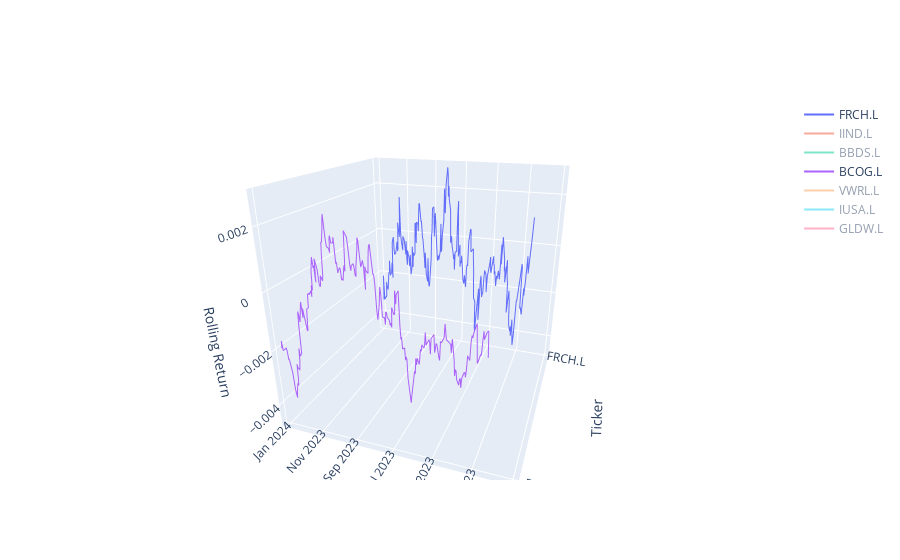

The notebook cell this image was saved under:
### Markdown cell above
### Rolling Returns 3D plot

### Code cell
import yfinance as yf
import pandas as pd
import numpy as np
import plotly.graph_objects as go

# List of tickers
tickers = ['FRCH.L', 'IIND.L', 'BBDS.L', 'BCOG.L', 'VWRL.L', 'IUSA.L', 'GLDW.L']

# Fetch data
data = yf.download(tickers, start="2023-01-01", end="2024-01-01")['Adj Close']

# Calculate daily returns
returns = data.pct_change().dropna()

# Calculate rolling returns (e.g., 30-day rolling returns)
rolling_returns = returns.rolling(window=30).mean()

# Create 3D line plot
fig = go.Figure()

for ticker in tickers:
    fig.add_trace(go.Scatter3d(
        x=rolling_returns.index,
        y=[ticker] * len(rolling_returns),
        z=rolling_returns[ticker],
        mode='lines',
        name=ticker
    ))

fig.update_layout(scene=dict(
    xaxis_title='Date',
    yaxis_title='Ticker',
    zaxis_title='Rolling Return'
))

fig.show()

### Figure 1 — Plotly figure (JSON) as saved in the notebook; plotly's stock layout.template omitted (floating-point values rounded to 4 significant figures; data arrays with more than 128 entries replaced by an {"elided": "..."} marker saying what was removed)
{"data": [{"mode": "lines", "name": "FRCH.L", "type": "scatter3d", "x": {"elided": "250 str values"}, "y": {"elided": "250 str values"}, "z": {"elided": "250 float values"}}, {"mode": "lines", "name": "IIND.L", "type": "scatter3d", "visible": "legendonly", "x": {"elided": "250 str values"}, "y": {"elided": "250 str values"}, "z": {"elided": "250 float values"}}, {"mode": "lines", "name": "BBDS.L", "type": "scatter3d", "visible": "legendonly", "x": {"elided": "250 str values"}, "y": {"elided": "250 str values"}, "z": {"elided": "250 float values"}}, {"mode": "lines", "name": "BCOG.L", "type": "scatter3d", "x": {"elided": "250 str values"}, "y": {"elided": "250 str values"}, "z": {"elided": "250 float values"}}, {"mode": "lines", "name": "VWRL.L", "type": "scatter3d", "visible": "legendonly", "x": {"elided": "250 str values"}, "y": {"elided": "250 str values"}, "z": {"elided": "250 float values"}}, {"mode": "lines", "name": "IUSA.L", "type": "scatter3d", "visible": "legendonly", "x": {"elided": "250 str values"}, "y": {"elided": "250 str values"}, "z": {"elided": "250 float values"}}, {"mode": "lines", "name": "GLDW.L", "type": "scatter3d", "visible": "legendonly", "x": {"elided": "250 str values"}, "y": {"elided": "250 str values"}, "z": {"elided": "250 float values"}}], "layout": {"autosize": true, "scene": {"aspectmode": "auto", "aspectratio": {"x": 1, "y": 1, "z": 1}, "camera": {"center": {"x": 0, "y": 0, "z": 0}, "eye": {"x": -0.6299, "y": 1.78, "z": 0.7794}, "projection": {"type": "perspective"}, "up": {"x": 0, "y": 0, "z": 1}}, "xaxis": {"title": {"text": "Date"}, "type": "date"}, "yaxis": {"title": {"text": "Ticker"}, "type": "category"}, "zaxis": {"title": {"text": "Rolling Return"}, "type": "linear"}}}}
